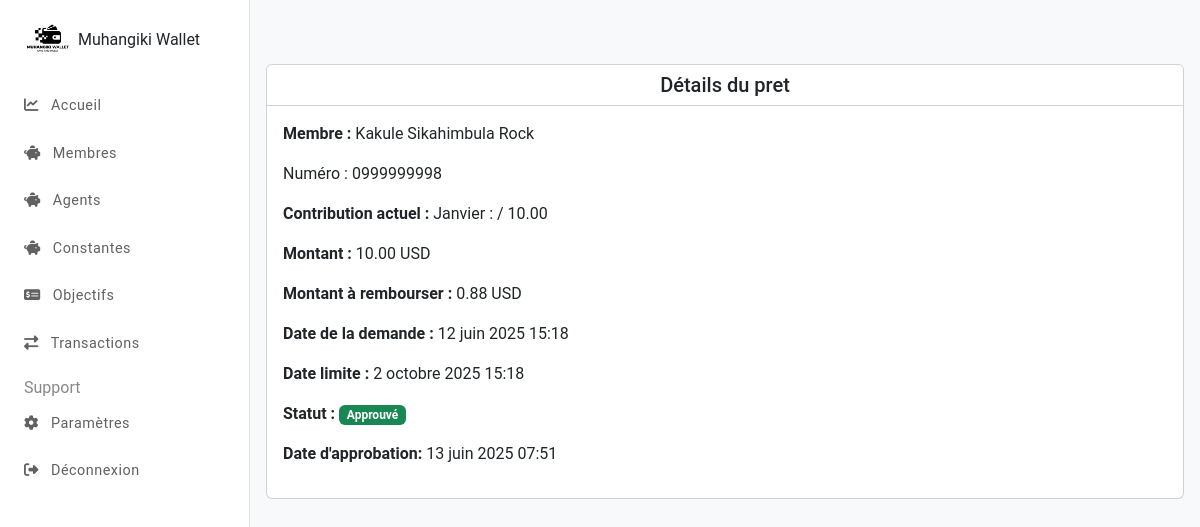
The app's page /administrateurs/prets/24 (signed in) with its own data.
### transactions/models.py (models this page shows, shortened)
class Prets(models.Model):
    administrateur = models.ForeignKey(Administrateurs, on_delete=models.CASCADE, blank=True, null=True, verbose_name="Administrateur")
    membre = models.ForeignKey(Membres, blank=True, null=True, on_delete=models.CASCADE, verbose_name="Membres")
    type_pret = models.ForeignKey(TypesPret, null=True, blank=True, on_delete=models.CASCADE, verbose_name="Type de pret")
    transaction = models.ForeignKey(Transactions, on_delete=models.CASCADE, blank=True, null=True, related_name="pret", verbose_name="Transaction")
    montant = models.DecimalField(max_digits=15, decimal_places=4, verbose_name="Montant du pret")
    montant_payer=models.DecimalField(max_digits=15, decimal_places=4,verbose_name="montant a payer", default= 0.0)
    montant_remboursé = models.DecimalField(max_digits=15, decimal_places=4, verbose_name="Montant remboursé")
    solde_remboursé = models.DecimalField(max_digits=15, decimal_places=4, default=0, verbose_name="Solde remboursé")
    devise = models.CharField(max_length=3, choices=DEVISE_CHOICES, verbose_name="Devise")
    mode_payement = models.CharField(max_length=15, choices=MODE_PAYEMENT_CHOICES, verbose_name="mode payement", default="hebdomadaire")
    date_demande = models.DateTimeField(auto_now_add=True, verbose_name="Date de demande")
    date_approbation = models.DateTimeField(blank=True, null=True, verbose_name="Date d'approbation")
    date_remboursement = models.DateTimeField(verbose_name="Date de remboursement")
    statut = models.CharField(max_length=20, choices=(("En attente", "En attente"), ("Approuvé", "Approuvé"), ("Remboursé", "Remboursé"), ("Depassé", "Depassé"), ("Annulé", "Annulé")), default="En attente", verbose_name="Statut")
    class Meta:
        verbose_name = "Prêt"
        verbose_name_plural = "Prêts"

### membres/models.py (models this page shows)
class Membres(models.Model):
    user = models.OneToOneField(settings.AUTH_USER_MODEL, on_delete=models.CASCADE, related_name="membre", primary_key=True)
    nom = models.CharField(max_length=20, verbose_name="Nom")
    postnom = models.CharField(max_length=20, verbose_name="Postnom")
    prenom = models.CharField(max_length=20, blank=True, null=True, verbose_name="Prénom")
    sexe = models.CharField(max_length=10,null=True,blank=True, choices=[("M", "Homme"), ("F", "Femme")], verbose_name="Sexe")
    lieu_naissance = models.CharField(max_length=50, null=True,blank=True, verbose_name="Lieu de naissance")
    date_naissance = models.DateField(null=True,blank=True,verbose_name="Date de naissance")
    etat_civil = models.CharField(max_length=20, null=True,blank=True, choices=[("Célibataire", "Célibataire"), ("Marié", "Marié(e)"), ("Veuf", "Veuf(ve)"), ("Divorcé", "Divorcé(e)")], verbose_name="Etat civil")
    type_carte_identite = models.CharField(null=True,blank=True, max_length=20, choices=TYPES_CARTE_IDENTITE, verbose_name="Type de carte d'identité")
    num_carte_identite = models.CharField(null=True,blank=True,max_length=50, verbose_name="Numéro de carte d'identité")
    carte_identite_copy = models.ImageField(upload_to="identite/", verbose_name="Copie de la carte d'identité")
    photo_profile = models.ImageField(null=True,blank=True,upload_to="profile/", verbose_name="Photo de profile")
    province_residence = models.ForeignKey(Provinces,null=True,blank=True, on_delete=models.CASCADE, verbose_name="Province de résidence")
    ville_residence = models.ForeignKey(Villes, null=True,blank=True, on_delete=models.CASCADE, verbose_name="Ville de résidence")
    commune_residence = models.ForeignKey(Communes, null=True,blank=True, on_delete=models.CASCADE, verbose_name="Commune de résidence")
    quartier_residence = models.ForeignKey(Quartiers,null=True,blank=True, on_delete=models.CASCADE, verbose_name="Quartier de résidence")
    avenue_residence = models.ForeignKey(Avenues, null=True,blank=True, on_delete=models.CASCADE, verbose_name="Avenue de résidence")
    numero_residence = models.IntegerField(null=True,blank=True, verbose_name="Numéro de résidence")
    numero_telephone = models.CharField(max_length=20, unique=True, validators=[RegexValidator(regex=r'^(\+243|0)\d{9}$', message="Format valide : (+243 ou 0) 996437657")], verbose_name="Numéro de téléphone")
    reference_code = models.OneToOneField(CodesReference, on_delete=models.CASCADE, max_length=20, unique=True, verbose_name="Code de référence", blank=True, null=True)
    invitation_code = models.CharField(null=True, blank=True, max_length=20, verbose_name="Code d'invitation")
    date_creation = models.DateTimeField(auto_now_add=True, verbose_name="Date de création")
    date_modification = models.DateTimeField(auto_now=True, verbose_name="Date de modification")
    compte_CDF = models.OneToOneField(NumerosCompte, on_delete=models.CASCADE, max_length=15, unique=True, related_name="membre", verbose_name="Compte CDF")
    compte_USD = models.OneToOneField(NumerosCompte, on_delete=models.CASCADE, max_length=15, unique=True, verbose_name="Compte USD")
    contribution_mensuelle = models.ForeignKey(ContributionsMensuelles,null=True,blank=True, on_delete=models.CASCADE, verbose_name="Contribution mensuelle")
    mois_contribution = models.DateField(null=True,blank=True,auto_now_add=True, verbose_name="Mois de contribution")
    status = models.BooleanField(default=False)
    def __str__(self):
        return f"{self.nom} {self.postnom} {self.prenom}"
    class Meta:
        verbose_name = _("Membre")
        verbose_name_plural = _("Membres")

### administrateurs/models.py (models this page shows, shortened)
class ContributionsMensuelles(models.Model):
    montant = models.DecimalField(max_digits=10, decimal_places=2, verbose_name="Montant")
    devise = models.CharField(max_length=3, choices=[('CDF', 'CDF'), ('USD', 'USD')], default='USD', verbose_name="Devise")
    description = models.TextField(max_length=255, blank=True, null=True, verbose_name="Description")
    class Meta:
        verbose_name = "Contribution mensuelle"
        verbose_name_plural = "Contributions mensuelles"

### administrateurs/views.py (the view, shortened to what this page needs)
# urls.py: path("prets/<int:pret_id>", views.voir_pret, name="voir_pret"),
@login_required
@verifier_admin
def voir_pret(request, pret_id):
    pret = get_object_or_404(Prets, pk=pret_id)
    solde_entreprise_value = solde_entreprise(pret.devise)
    context = {
        "form": PretsForm(instance=pret),
        "transaction_form": TransactionsForm(instance=pret.transaction),
        "pret": pret
    }
    return render(request, "administrateurs/voir_pret.html", context)

### administrateurs/models.py (called while the page is built)
    def is_admin(self):
        return self.type == TypesUtilisateur.ADMIN.value

### administrateurs/views.py (called while the page is built)
def verifier_admin(func):
    def verify(request, *args, **kwargs):
        if request.user.is_admin():
            return func(request, *args, **kwargs)
        else: return redirect("index")
    return wraps(func)(verify)

### administrateurs/templates/administrateurs/voir_pret.html (shortened to what this page needs)
{% extends 'administrateurs/base.html' %}
{% load static %}
{% block content %}
<div class="card mt-5">
    <div class="card-header bg-white text-center">
        <h5 class="card-title mb-0">Détails du pret</h5>
    </div>
    <div class="card-body">
        <div class="row">
            <div class="col-md-6">
                <p><strong>Membre :</strong> {{ pret.membre }}</p>
                <p>Numéro : {{ pret.membre.numero_telephone }}</p>
                <p><strong>Contribution actuel :</strong> {{ pret.membre.mois_contribution|date:"E" }} : {{ pret.membre.capital|stringformat:'.2f' }} / {{ pret.membre.contribution_mensuelle.montant|stringformat:'.2f' }}</p>
                <p><strong>Montant :</strong> {{ pret.montant|stringformat:'.2f' }} {{ pret.devise }}</p>
                <p><strong>Montant à rembourser :</strong> {{ pret.montant_remboursé|stringformat:'.2f' }} {{ pret.devise }}</p>
                <p><strong>Date de la demande :</strong> {{ pret.date_demande }}</p>
                <p><strong>Date limite :</strong> {{ pret.date_remboursement }}</p>
                <p><strong>Statut :</strong>
                    {% if pret.statut == 'Approuvé' %}
                        <span class="badge bg-success">{{ pret.statut }}</span>
                    {% elif pret.statut == 'Rejeté' %}
                        <span class="badge bg-danger">{{ pret.statut }}</span>
                    {% else %}
                        <span class="badge bg-warning text-dark">{{ pret.statut }}</span>
                    {% endif %}
                </p>
                {% if pret.date_approbation %}
                    <p><strong>Date d'approbation:</strong> {{ pret.date_approbation }}</p>
                {% endif %}
            </div>
            </div>
    </div>
</div>
{% endblock %}

### muhangiki_wallet/static/css/style.css (style rules this page uses)
:root { --primary-color: #fc9d1b; --secondary-color: #e88b08; --accent-color: #ffc107; }
body { font-family: 'Roboto', sans-serif; background-color: white; display: flex; flex-direction: column; min-height: 100vh; }

### administrateurs/templates/administrateurs/base.html (style rules this page uses)
:root { --orange-hover: #fff3e0; --orange-active: #fc9d1b; }

### records on screen
Prets: membre "Kakule Sikahimbula Rock", membre.numero_telephone "0999999998", membre.mois_contribution "Janvier", membre.contribution_mensuelle.montant "10.00", montant "10.00", devise "USD", montant_remboursé "0.88", date_demande "12 juin 2025 15:18", date_remboursement "2 octobre 2025 15:18", statut "Approuvé", date_approbation "13 juin 2025 07:51"
